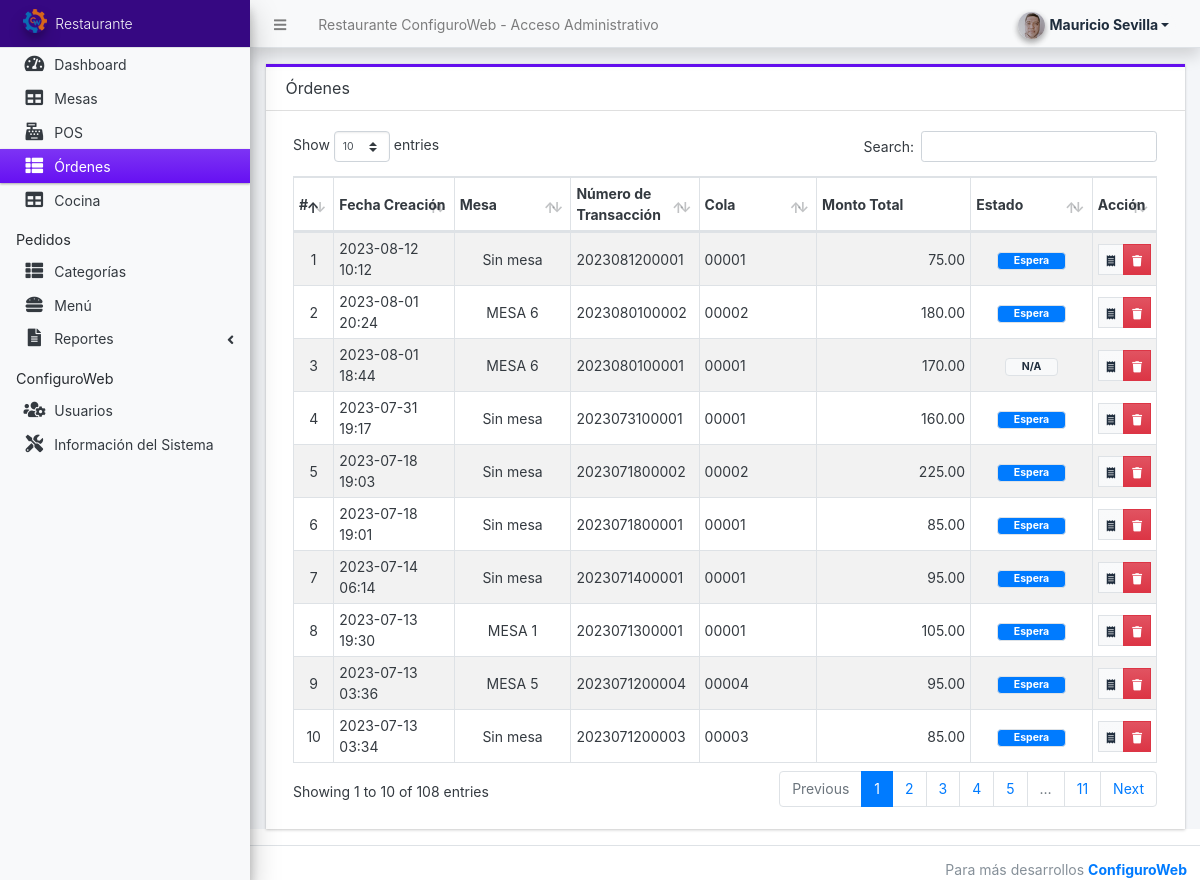
Screenshot of /admin/?page=orders (signed in) with the database file from the repository.
### tables this page shows
CREATE TABLE `order_list` (
  `id` int(30) NOT NULL,
  `user_id` int(30) NOT NULL,
  `table_id` int(11) DEFAULT NULL,
  `code` varchar(100) NOT NULL,
  `queue` varchar(50) NOT NULL,
  `total_amount` float(12,2) NOT NULL DEFAULT 0.00,
  `tendered_amount` float(12,2) NOT NULL DEFAULT 0.00,
  `observations` text DEFAULT NULL,
  `status` tinyint(1) NOT NULL DEFAULT 0 COMMENT '0 = Queued,\r\n1 = Served',
  `date_created` datetime NOT NULL DEFAULT current_timestamp(),
  `date_updated` datetime NOT NULL DEFAULT current_timestamp() ON UPDATE current_timestamp()
);

### config.php (called while the page is built, shortened)
<?php
function format_num($number = '', $decimal = '')
{
    if (is_numeric($number)) {
        $ex = explode(".", $number);
        $decLen = isset($ex[1]) && abs($ex[1]) != 0 ? strlen($ex[1]) : 0;
        if (is_numeric($decimal)) {
            return number_format($number, $decimal);
        } else {
            return number_format($number, $decLen);
        }
    } else {
        return "Invalid Input";
    }
}

### admin/orders/index.php (the view, shortened to what this page needs)
<div class="card card-outline rounded-0 card-indigo">
	<div class="card-header">
		<h3 class="card-title">Órdenes</h3>
	</div>
	<div class="card-body">
		<div class="container-fluid">
			<table class="table table-hover table-striped table-bordered" id="list">
				<colgroup>
					<col width="5%">
					<col width="15%">
					<col width="15%">
					<col width="15%">
					<col width="15%">
					<col width="20%">
					<col width="15%">
					<col width="10%">
				</colgroup>
				<thead>
					<tr>
						<th>#</th>
						<th>Fecha Creación</th>
						<th>Mesa</th>
						<th>Número de Transacción</th>
						<th>Cola</th>
						<th>Monto Total</th>
						<th>Estado</th>
						<th>Acción</th>
					</tr>
				</thead>
				<tbody>
					<?php
					$i = 1;
					$uwhere = "";
					$qry = $conn->query("SELECT order_list.*, COALESCE(rest_table.tablename, 'Sin mesa') AS tablename FROM `order_list` LEFT JOIN rest_table ON order_list.table_id = rest_table.tableid OR rest_table.tableid IS NULL  {$uwhere} order by abs(unix_timestamp(date_created)) desc ");
					while ($row = $qry->fetch_assoc()) :
					?>
						<tr>
							<td class="text-center"><?php echo $i++; ?></td>
							<td><?php echo date("Y-m-d H:i", strtotime($row['date_created'])) ?></td>
							<td class="text-center"><?php echo $row['tablename'] ?></td>
							<td class=""><?= $row['code'] ?></td>
							<td class=""><?= $row['queue'] ?></td>
							<td class="text-right"><?= format_num($row['total_amount'], 2) ?></td>
							<td class="text-center">
								<?php
								switch ($row['status']) {
									case 0:
										echo '<span class="badge badge-primary border-gradient-primary px-3 border">Espera</span>';
										break;
									default:
										echo '<span class="badge badge-light border-gradient-light border px-3 border">N/A</span>';
										break;
								}
								?>
							</td>
							<td class="text-center">
								<div class="btn-group btn-group-sm">
									<a class="btn btn-flat btn-sm btn-light bg-gradient-light border view_receipt" href="javascript:void(0)" data-id="<?php echo $row['id'] ?>" title="Print Receipt"><small><span class="fa fa-receipt"></span></small></a>
									<a class="btn btn-flat btn-sm btn-danger bg-gradient-danger delete_data" href="javascript:void(0)" data-id="<?php echo $row['id'] ?>" title="Delete Order"><small><span class="fa fa-trash"></span></small></a>
								</div>
							</td>
						</tr>
					<?php endwhile; ?>
				</tbody>
			</table>
		</div>
	</div>
</div>

### rows the page displays
order_list: date_created "2023-08-12 10:12", tablename "Sin mesa", code "2023081200001", queue "00001", total_amount "75.00", status "Espera"
order_list: date_created "2023-08-01 20:24", tablename "MESA 6", code "2023080100002", queue "00002", total_amount "180.00", status "Espera"
order_list: date_created "2023-08-01 18:44", tablename "MESA 6", code "2023080100001", queue "00001", total_amount "170.00", status "N/A"
order_list: date_created "2023-07-31 19:17", tablename "Sin mesa", code "2023073100001", queue "00001", total_amount "160.00", status "Espera"
order_list: date_created "2023-07-18 19:03", tablename "Sin mesa", code "2023071800002", queue "00002", total_amount "225.00", status "Espera"
order_list: date_created "2023-07-18 19:01", tablename "Sin mesa", code "2023071800001", queue "00001", total_amount "85.00", status "Espera"
order_list: date_created "2023-07-14 06:14", tablename "Sin mesa", code "2023071400001", queue "00001", total_amount "95.00", status "Espera"
order_list: date_created "2023-07-13 19:30", tablename "MESA 1", code "2023071300001", queue "00001", total_amount "105.00", status "Espera"
order_list: date_created "2023-07-13 03:36", tablename "MESA 5", code "2023071200004", queue "00004", total_amount "95.00", status "Espera"
order_list: date_created "2023-07-13 03:34", tablename "Sin mesa", code "2023071200003", queue "00003", total_amount "85.00", status "Espera"

### other values shown
$_settings->info('name') "Restaurante ConfiguroWeb"
$_settings->info('short_name') "Restaurante"
